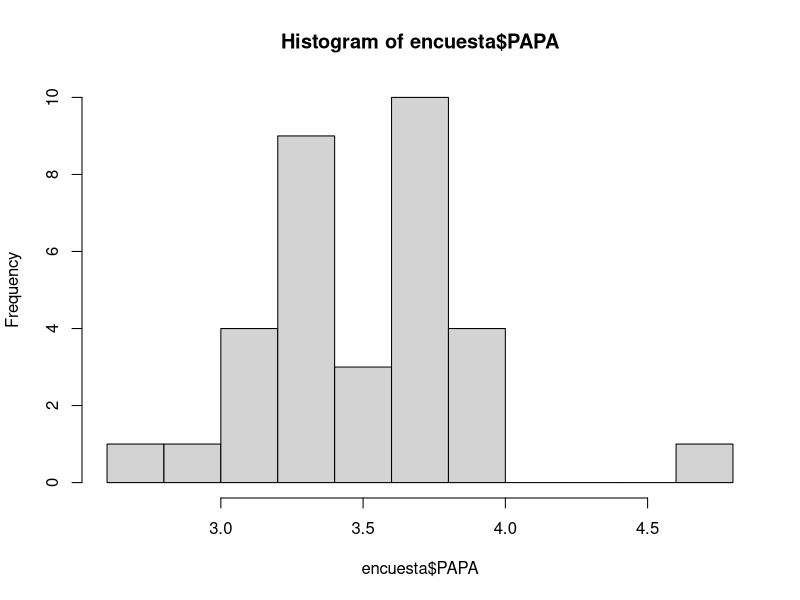
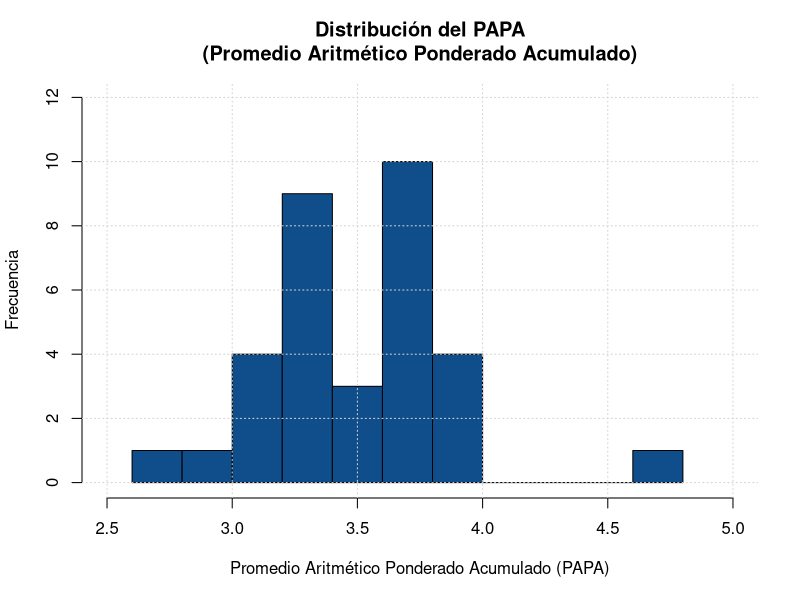
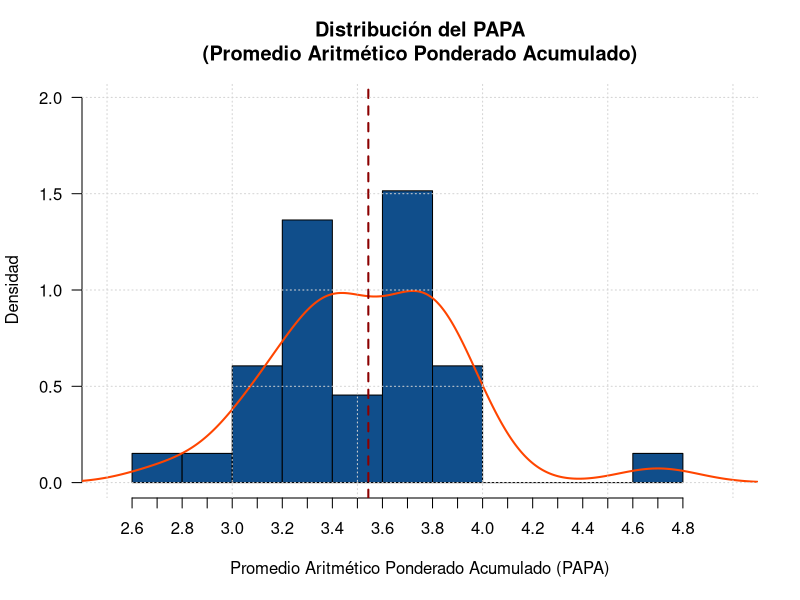

The R source for these figures, in order: (Note: this script raises an error after producing the figures.)
## ---- chunk 1
knitr::opts_chunk$set(echo = TRUE,
                      warning = FALSE,
                      eval = TRUE,
                      message = FALSE,
                      fig.align = "center")

library(ggplot2)
tema_gg <- theme_linedraw() +
  theme(axis.title.x = element_text(size = 5),
        axis.title.y = element_text(size = 5),
        plot.title = element_text(size = 8))
## ---- chunk 2
encuesta <- read.csv("Encuesta.csv", dec = ",")
encuesta
## ---- chunk 3
encuesta <- read.csv("Encuesta.csv", dec = ",")
head(encuesta)
## ---- chunk 4
summary(encuesta)
## ---- chunk 5
mean(encuesta$PAPA)
var(encuesta$PAPA)
sd(encuesta$PAPA)
## ---- chunk 6
quantile(encuesta$PAPA)
## ---- chunk 7
quantile(encuesta$PAPA, probs = seq(0, 1, 0.10))
## ---- chunk 8
quantile(encuesta$PAPA, probs = seq(0, 1, 0.01))
## ---- chunk 9
hist(encuesta$PAPA)
## ---- chunk 10
hist(encuesta$PAPA,
     col = "dodgerblue4",
     main = "Distribución del PAPA\n(Promedio Aritmético Ponderado Acumulado)",
     ylab = "Frecuencia",
     xlab = "Promedio Aritmético Ponderado Acumulado (PAPA)",
     xlim = c(2.5, 5),
     ylim = c(0, 12))
grid()
## ---- chunk 11
hist(encuesta$PAPA, 
     col = "dodgerblue4",
     las = 1,
     main = "Distribución del PAPA\n(Promedio Aritmético Ponderado Acumulado)",
     ylab = "Densidad",
     xlab = "Promedio Aritmético Ponderado Acumulado (PAPA)",
     xlim = c(2.5, 5),
     ylim = c(0, 2),
     freq = FALSE,
     xaxt = "n")
axis(1, at = seq(2.6, 4.8, 0.1))
lines(density(encuesta$PAPA), 
      col = "orangered",
      lwd = 2)
abline(v = mean(encuesta$PAPA), lwd = 2, lty = 2, col = "darkred")
grid()
## ---- chunk 12
knitr::include_graphics("images/boxplot.png")
## ---- chunk 13
boxplot(encuesta$PAPA)
## ---- chunk 14
boxplot(encuesta$PAPA,
        main = "Boxplot del PAPA",
        xlab = "",
        ylab = "PAPA",
        col = "forestgreen")
abline(h = mean(encuesta$PAPA), col = "navy", lwd = 2, lty = 2)
## ---- chunk 15
boxplot(encuesta$PAPA ~ encuesta$Trabajo,
        main = "Boxplot del PAPA",
        xlab = "Trabajo remunerado",
        ylab = "PAPA",
        col = "forestgreen")
## ---- chunk 16
boxplot(encuesta$PAPA ~ encuesta$Carrera,
        main = "Boxplot del PAPA",
        xlab = "Carrera profesional",
        ylab = "PAPA",
        col = "blue")
## ---- chunk 17
plot(x = encuesta$Horas_acad,
     y = encuesta$PAPA)
abline(lm(encuesta$PAPA ~ encuesta$Horas_acad))
## ---- chunk 18
plot(x = encuesta$Horas_acad,
     y = encuesta$PAPA,
     col = "red",
     pch = 19,
     xlab = "Horas de dedicación académica",
     ylab = "PAPA",
     main = "Relación de actividad académica vs PAPA")
abline(lm(encuesta$PAPA ~ encuesta$Horas_acad), lwd = 2, col = "blue")
## ---- chunk 19
# Debe tener instalada la biblioteca ggplot2
library(ggplot2)

ggplot(data = encuesta, aes(x = Horas_acad, y = PAPA)) +
  geom_point()
## ---- chunk 20
# Debe tener instalada la biblioteca ggplot2
library(ggplot2)

ggplot(data = encuesta, aes(x = Horas_acad, y = PAPA)) +
  geom_point() +
  geom_smooth(se = FALSE, color = "red") +
  geom_smooth(method = "lm", se = FALSE) +
  labs(x = "Horas de dedicación académica", y = "PAPA",
       title = "Relación de actividad académica vs PAPA",
       caption = "Línea azul: modelo lineal\nLínea roja: modelo no lineal")
